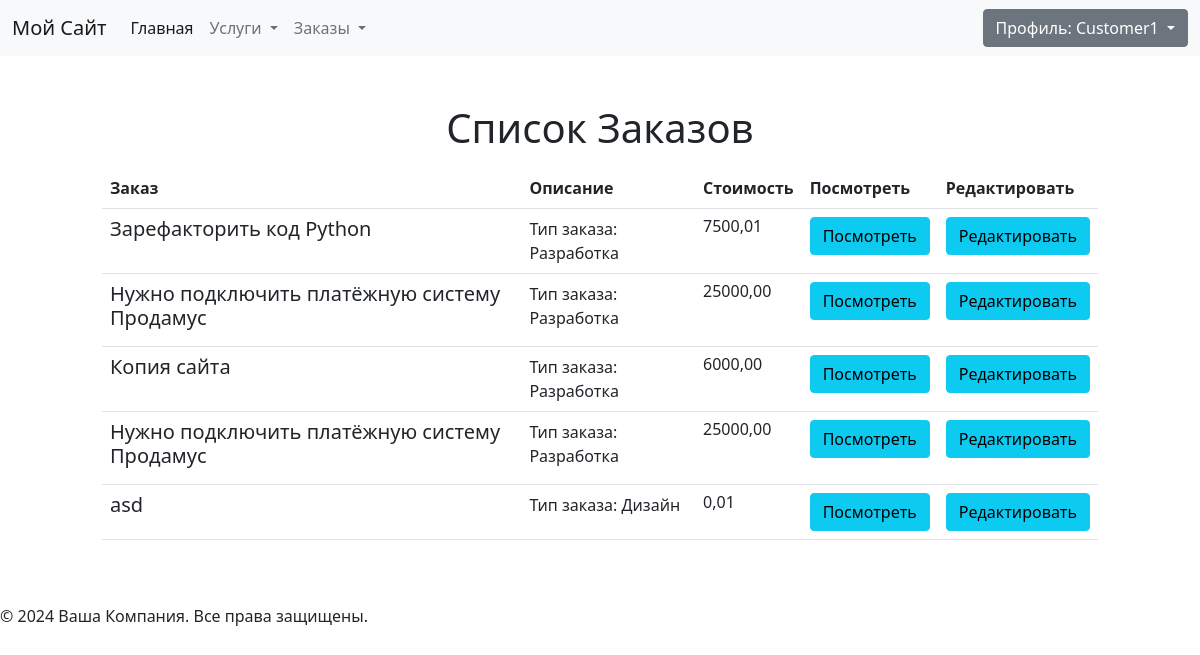
/orders/ (signed in), run on the app's committed database.
### freelance/models.py (models this page shows)
class Order(models.Model):
    order_type = models.CharField(
        max_length=11,
        choices=Service.ServicesType.choices,
        default="design",
        verbose_name="Тип заказа",
    )
    title = models.CharField(max_length=255, verbose_name="Заголовок")
    description = models.TextField(verbose_name="Описание")
    created_at = models.DateTimeField(
        auto_now_add=True, verbose_name="Создан", null=True
    )
    updated_at = models.DateTimeField(auto_now=True, verbose_name="Обновлен", null=True)
    price = models.DecimalField(
        verbose_name="Стоимость", max_digits=10, decimal_places=2, default=0
    )
    customer = models.ForeignKey(
        Customer,
        on_delete=models.CASCADE,
        related_name="customers",
        blank=True,
        null=True,
        verbose_name="Заказчик",
    )
    executor = models.ForeignKey(
        Executor,
        on_delete=models.CASCADE,
        related_name="executors",
        blank=True,
        null=True,
        verbose_name="Исполнитель",
    )
    order_taken = models.BooleanField(default=False, verbose_name="Заказ сделан")
    order_taken_at = models.DateTimeField(
        null=True, blank=True, verbose_name="Время принятия заказа"
    )

### freelance/views.py (the view)
# urls.py: path("orders/", OrderListView.as_view(), name="order-list"),
class OrderListView(UserPassesTestMixin, ListView):
    model = Order
    template_name = "freelance/orders/order_list.html"  # Укажите ваш путь к шаблону
    context_object_name = "orders"
    def get_queryset(self):
        user = self.request.user
        if self.request.user.is_authenticated:
            user_groups = user.groups.all()
            if user_groups.filter(name="Customers").exists():
                customer = Customer.objects.get(profile__user=user)
                return Order.objects.filter(customer=customer)
        return Order.objects.all()
    def test_func(self):
        return True

### templates/freelance/orders/order_list.html (shortened to what this page needs)
{% extends 'basic/base.html' %}
{% block content %}
    <div class="row">
        <div class="col-md-6 offset-md-3 mt-5 mb-2 text-center">
            <h1>Список Заказов</h1>
        </div>
        <div class="orders mb-5 text-left col-md-10 offset-md-1">
            <table class="table">
                <tbody>
                {% if not orders %}
                    <tr>
                        <td colspan="5">Заказов нет</td>
                    </tr>
                {% else %}
                    <tr>
                        <th>Заказ</th>
                        <th>Описание</th>
                        <th>Стоимость</th>
                        <th>Посмотреть</th>
                        {% if user.is_authenticated and orders.0.customer.user == orders.user %}
                            <th>Редактировать</th>
                        {% endif %}
                    </tr>
                    {% for order in orders %}
                        <tr>
                            <td>
                                <h5>{{ order.title }}</h5>
                            </td>
                            <td>
                                <span class="minfo">Тип заказа: {{ order.get_order_type_display }}</span>
                            </td>
                            <td>
                                <h6>{{ order.price }}</h6>
                            </td>
                            <td>
                                <a class="btn btn-info"
                                   href="{% url 'freelance:order-detail' order.pk %}">Посмотреть</a>
                            </td>
                            {% if user.is_authenticated and order.customer.user == orders.user %}
                                <td>
                                    <a class="btn btn-info" href="{% url 'freelance:order-edit' order.pk %}">Редактировать</a>
                                </td>
                            {% endif %}
                        </tr>
                    {% endfor %}
                {% endif %}
                </tbody>
            </table>
        </div>
    </div>
{% endblock %}

### templates/basic/includes/login.html (shortened to what this page needs)
{% if user.is_authenticated %}
<div class="dropdown">
    <button class="btn btn-secondary dropdown-toggle" type="button" id="dropdownMenuButton1"
        data-bs-toggle="dropdown" aria-expanded="false">
        Профиль: {{ user.username }}
    </button>
</div>
{% endif %}

### data on the page
Order: title "Зарефакторить код Python", order_type "Разработка", price "7500,01", shows "Редактировать"
Order: title "Нужно подключить платёжную систему Продамус", order_type "Разработка", price "25000,00", shows "Редактировать"
Order: title "Копия сайта", order_type "Разработка", price "6000,00", shows "Редактировать"
Order: title "Нужно подключить платёжную систему Продамус", order_type "Разработка", price "25000,00", shows "Редактировать"
Order: title "asd", order_type "Дизайн", price "0,01", shows "Редактировать"

### other printed values
{{ user.username }} "Customer1"
